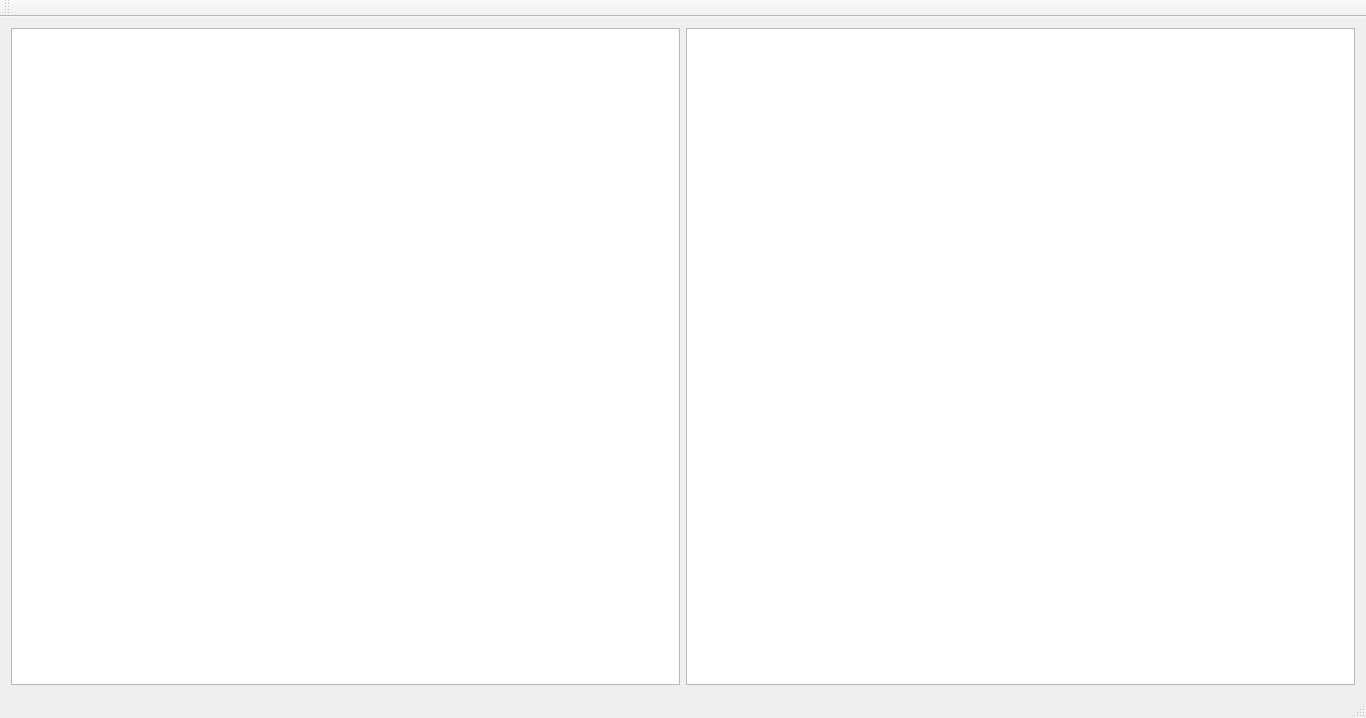
<?xml version="1.0" encoding="UTF-8"?>
<ui version="4.0">
 <class>MainWindow</class>
 <widget class="QMainWindow" name="MainWindow">
  <property name="geometry">
   <rect>
    <x>0</x>
    <y>0</y>
    <width>1366</width>
    <height>718</height>
   </rect>
  </property>
  <property name="minimumSize">
   <size>
    <width>1366</width>
    <height>0</height>
   </size>
  </property>
  <property name="windowTitle">
   <string>MainWindow</string>
  </property>
  <widget class="QWidget" name="centralWidget">
   <property name="font">
    <font>
     <family>微软雅黑</family>
    </font>
   </property>
   <layout class="QGridLayout" name="gridLayout">
    <item row="0" column="1">
     <layout class="QHBoxLayout" name="horizontalLayout_2">
      <item>
       <layout class="QVBoxLayout" name="verticalLayout">
        <item>
         <widget class="QPlainTextEdit" name="plainTextEdit">
          <property name="font">
           <font>
            <family>幼圆</family>
            <pointsize>10</pointsize>
            <weight>50</weight>
            <italic>false</italic>
            <bold>false</bold>
           </font>
          </property>
          <property name="verticalScrollBarPolicy">
           <enum>Qt::ScrollBarAlwaysOff</enum>
          </property>
          <property name="horizontalScrollBarPolicy">
           <enum>Qt::ScrollBarAlwaysOff</enum>
          </property>
          <property name="sizeAdjustPolicy">
           <enum>QAbstractScrollArea::AdjustToContentsOnFirstShow</enum>
          </property>
         </widget>
        </item>
       </layout>
      </item>
      <item>
       <layout class="QVBoxLayout" name="verticalLayout_3">
        <item>
         <widget class="QGraphicsView" name="graphicsView"/>
        </item>
       </layout>
      </item>
     </layout>
    </item>
   </layout>
  </widget>
  <widget class="QMenuBar" name="menuBar">
   <property name="geometry">
    <rect>
     <x>0</x>
     <y>0</y>
     <width>1366</width>
     <height>21</height>
    </rect>
   </property>
  </widget>
  <widget class="QToolBar" name="mainToolBar">
   <attribute name="toolBarArea">
    <enum>TopToolBarArea</enum>
   </attribute>
   <attribute name="toolBarBreak">
    <bool>false</bool>
   </attribute>
  </widget>
  <widget class="QStatusBar" name="statusBar"/>
 </widget>
 <layoutdefault spacing="6" margin="11"/>
 <resources/>
 <connections/>
</ui>
